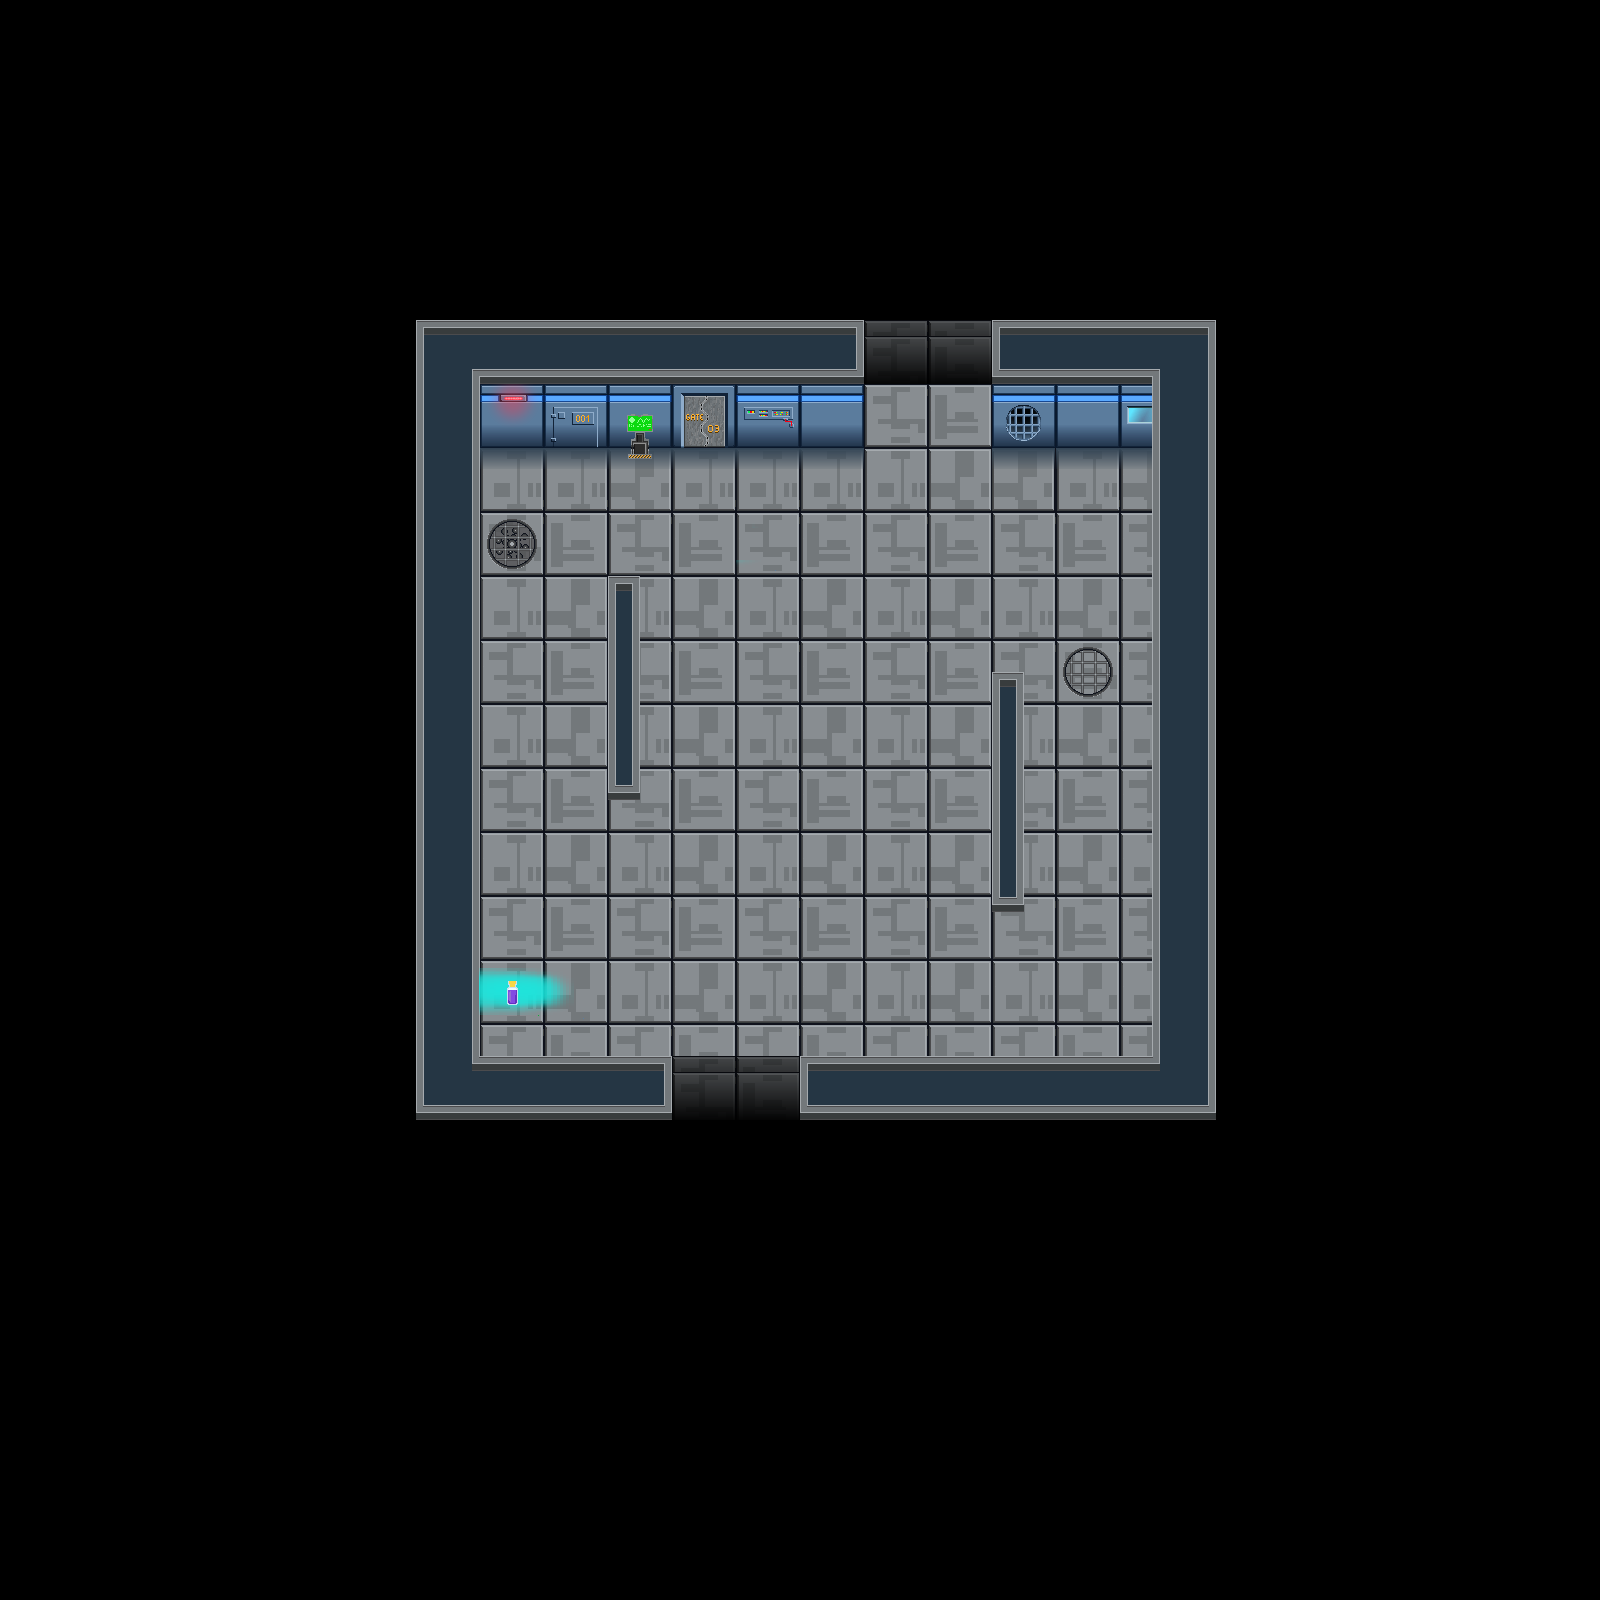

A level layout from a 2D game, rendered from its tile map. Below: a short description, then the map file with tile-grid data replaced by summaries:
An orthogonal 100x100 tile map with 16x16 px tiles, 4 tile layers (background, murs, decor, objet), 2 tilesets and 18 objects (8x collision, exit_house03, enter_house03, enter_house_exit03, spawn_house03, ...).

<map version="1.9" tiledversion="1.9.2" orientation="orthogonal" renderorder="right-down" width="100" height="100" tilewidth="16" tileheight="16" infinite="0" nextlayerid="8" nextobjectid="29">
 <tileset firstgid="1" source="tileset_sf.tsx" />
 <tileset firstgid="8161" source="potion.tsx" />
 <layer id="1" name="background" width="100" height="100">
  <data>[10000 cells, 2500 non-empty, 64 distinct tile ids]</data>
 </layer>
 <layer id="3" name="murs" width="100" height="100">
  <data>[10000 cells, 755 non-empty, 207 distinct tile ids]</data>
 </layer>
 <layer id="4" name="decor" width="100" height="100">
  <data>[10000 cells, 450 non-empty, 410 distinct tile ids]</data>
 </layer>
 <layer id="7" name="objet" width="100" height="100">
  <data>[10000 cells, 4 non-empty, 4 distinct tile ids]</data>
 </layer>
 <objectgroup id="5" name="collisions">
  <object id="2" type="collision" x="992" y="319" width="215" height="127" />
  <object id="4" type="collision" x="418" y="322" width="443" height="126" />
  <object id="5" type="collision" x="417" y="446" width="62" height="669" />
  <object id="6" type="collision" x="1153" y="444" width="65" height="670" />
  <object id="8" type="collision" x="801" y="1055" width="353" height="56" />
  <object id="10" type="collision" x="478" y="1057" width="193" height="56" />
  <object id="11" type="collision" x="610" y="575" width="28" height="217" />
  <object id="12" type="collision" x="991" y="678" width="32" height="224" />
  <object id="13" name="exit_house03" x="865" y="320.667" width="124.667" height="64.6667" />
  <object id="14" name="enter_house03" x="672.667" y="1057.67" width="125.667" height="61.3333" />
  <object id="15" name="enter_house_exit03" x="942" y="461">
   <point />
  </object>
  <object id="16" name="spawn_house03" x="702" y="997">
   <point />
  </object>
 </objectgroup>
 <objectgroup id="6" name="PNJmonstre">
  <object id="19" name="mechant_path1" x="528" y="482" width="79" height="78" />
  <object id="20" name="mechant_path2" x="674" y="481" width="82" height="78" />
  <object id="23" name="mechant2_path1" x="709.598" y="666.66" width="79" height="77" />
  <object id="24" name="mechant2_path2" x="874.598" y="667.386" width="82" height="80" />
  <object id="27" name="mechant3_path1" x="1032.38" y="519.124" width="78" height="82" />
  <object id="28" type="potion" x="482.667" y="962.667" width="79" height="76" />
 </objectgroup>
</map>
